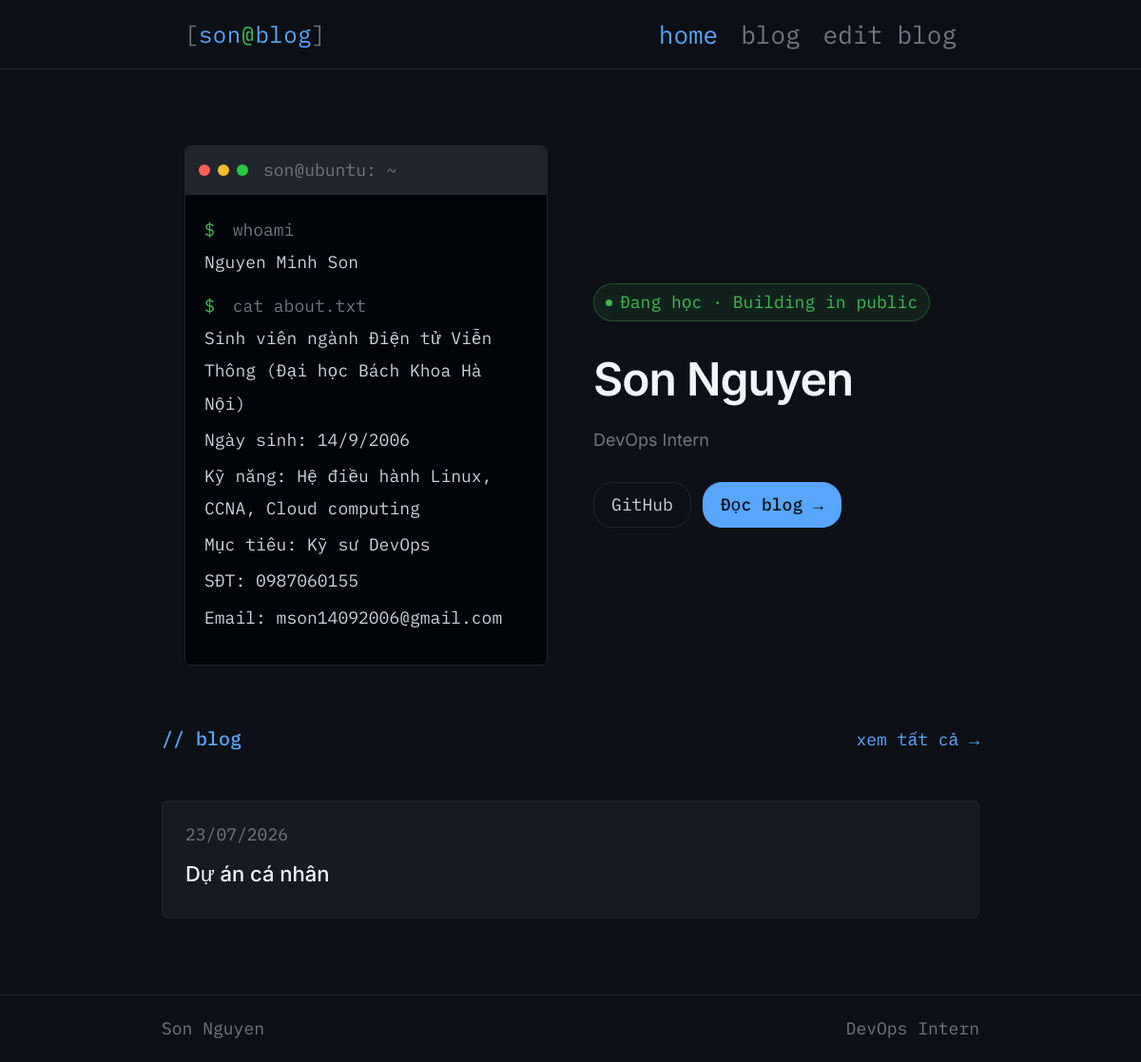
Before: / with the older database file.
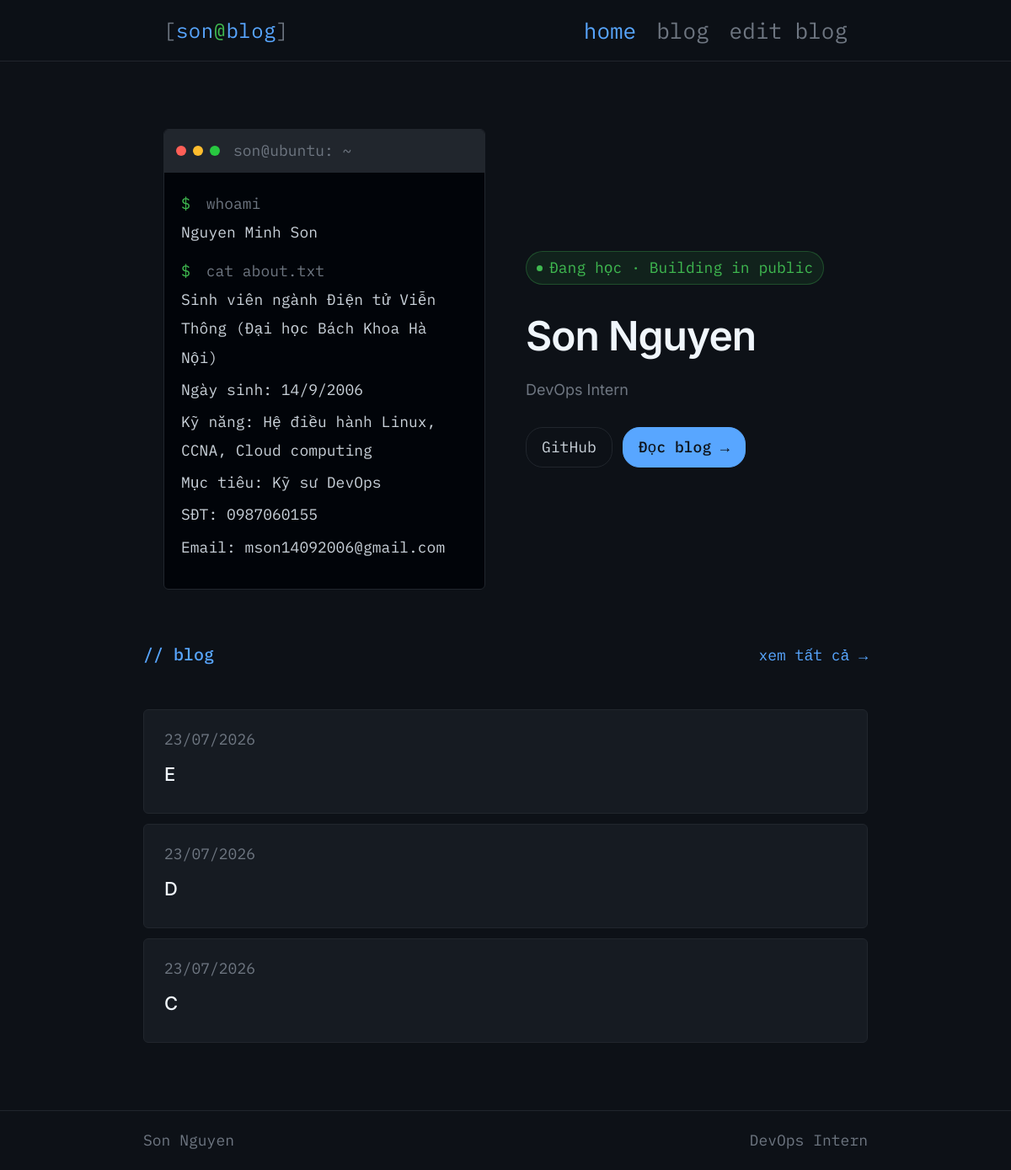
After: the same page with the newer database file.
### app/models.py (models this page shows)
class Post(db.Model):
    __tablename__ = "posts"
    id        = db.Column(db.Integer, primary_key=True) # Tạo cột id kiểu Integer, là primary key (không trùng lặp, tự tăng)
    tags      = db.Column(db.String(200)) # Danh sách tag, VD: "python, flask"
    slug      = db.Column(db.String(200), unique=True, nullable=False)  # URL-friendly string VD: "my-first-post"
    title     = db.Column(db.String(300), nullable=False) # Tiêu đề bài viết
    summary   = db.Column(db.String(500))
    content   = db.Column(db.Text, nullable=False) # Nội dung bài viết (Markdown)
    created   = db.Column(db.DateTime, default=datetime.utcnow) # Ngày tạo bài viết, mặc định là thời điểm hiện tại
    published = db.Column(db.Boolean, default=True) # Bài viết đã được publish chưa, mặc định là True
    def tag_list(self):
        if not self.tags:
            return []
        return [t.strip() for t in self.tags.split(",") if t.strip()]

### app/route/main.py (the view)
@main_bp.route("/")
def home():
    recent_posts = Post.query.filter_by(published=True) \
        .order_by(Post.created.desc()).limit(3).all()
    return render_template("home.html", recent_posts=recent_posts)

### app/templates/home.html (shortened to what this page needs)
{% extends "base.html" %}
{% block content %}
<section class="hero">
  <div class="hero-inner">
    <div class="hero-terminal">
      <div class="terminal-bar">
        <span class="dot red"></span>
        <span class="dot yellow"></span>
        <span class="dot green"></span>
        <span class="terminal-title">son@ubuntu: ~</span>
      </div>
      <div class="terminal-body">
        <p class="term-line"><span class="prompt">$</span> whoami</p>
        <p class="term-output">Nguyen Minh Son</p>
        <p class="term-line"><span class="prompt">$</span> cat about.txt</p>
        <div class="term-output about-text">
          <p>Sinh viên ngành Điện tử Viễn Thông (Đại học Bách Khoa Hà Nội)</p>
          <p>Ngày sinh: 14/9/2006</p>
          <p>Kỹ năng: Hệ điều hành Linux, CCNA, Cloud computing</p>
          <p>Mục tiêu: Kỹ sư DevOps</p>
          <p>SĐT: 0987060155</p>
          <p>Email: mson14092006@gmail.com</p>
        </div>
      </div>
    </div>
    <div class="hero-meta">
      <div class="status-badge">
        <span class="status-dot"></span>
        <span>Đang học · Building in public</span>
      </div>
      <h1 class="hero-name">Son Nguyen</h1>
      <p class="hero-role">DevOps Intern</p>
      <div class="hero-links">
        <a href="https://github.com/" class="pill-link" target="_blank">GitHub</a>
        <a href="{{ url_for('blog.index') }}" class="pill-link primary">Đọc blog →</a>
      </div>
    </div>
  </div>
</section>
{% if recent_posts %}
<section class="recent-section">
  <div class="section-inner">
    <div class="section-header">
      <h2 class="section-label">// blog</h2>
      <a href="{{ url_for('blog.index') }}" class="view-all">xem tất cả →</a>
    </div>
    <div class="post-list">
      {% for post in recent_posts %}
      <a href="{{ url_for('blog.post', slug=post.slug) }}" class="post-card-link">
        <article class="post-card">
          <div class="post-card-meta">
            <time>{{ post.created.strftime('%d/%m/%Y') }}</time>
          </div>
          <h3 class="post-card-title">{{ post.title }}</h3>
        </article>
      </a>
      {% endfor %}
    </div>
  </div>
</section>
{% endif %}
{% endblock %}

Changed rows visible on the page:
no longer on this page (row edited): Post: created "23/07/2026", title "Dự án cá nhân"
added Post: created "23/07/2026", title "E"
added Post: created "23/07/2026", title "D"
added Post: created "23/07/2026", title "C"
